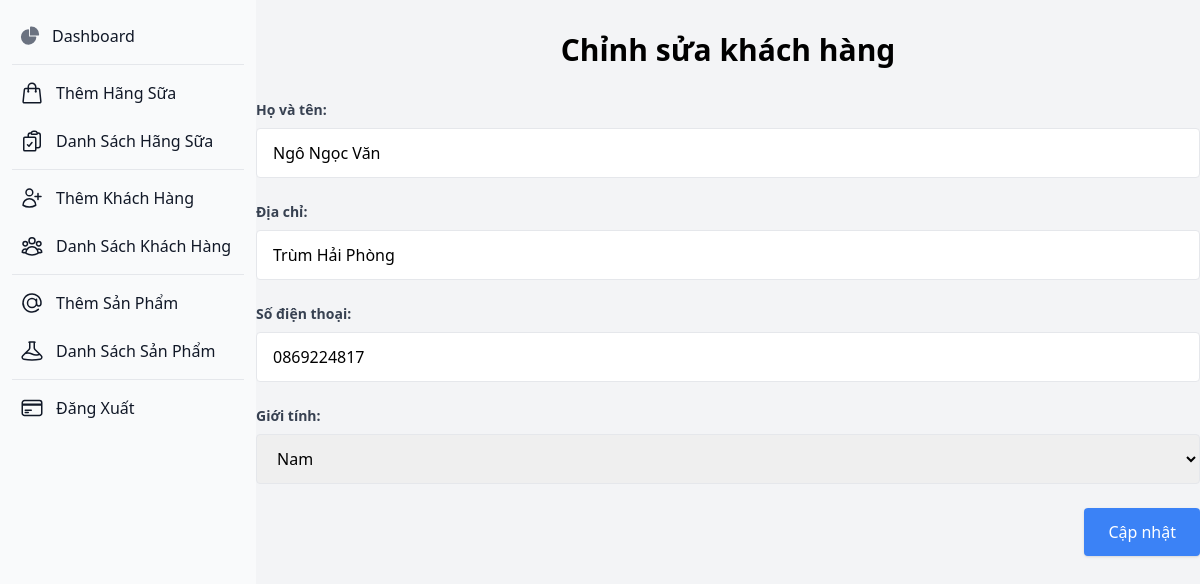
The app's page /admin/dashboard.php?route=updateKhachHang.php&Id=KH005, older data.
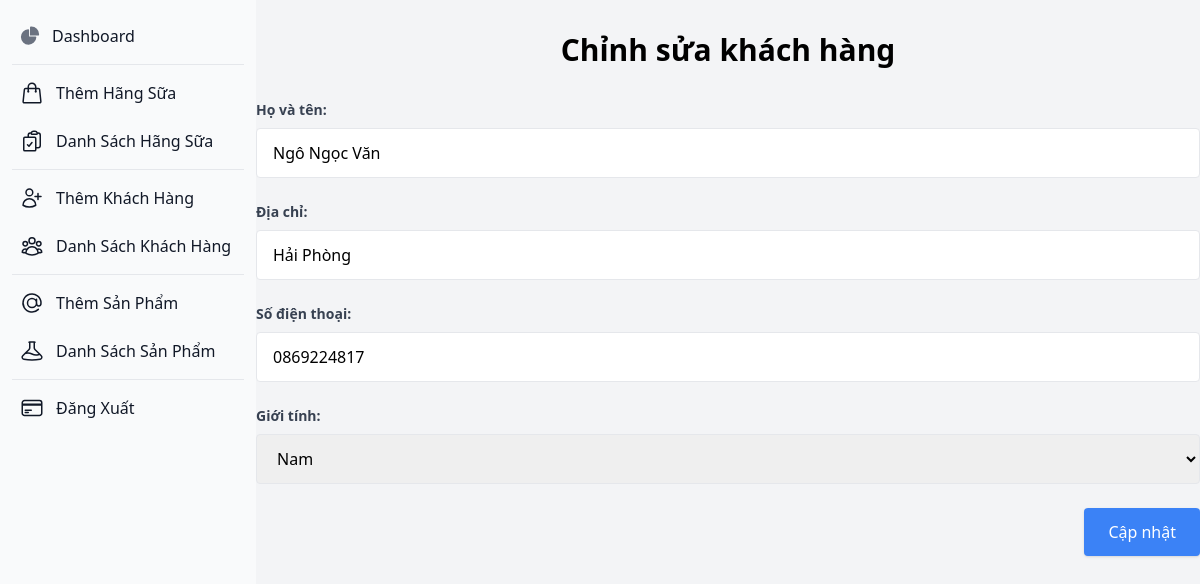
The same page, newer data.
### tables this page shows
CREATE TABLE `customer` (
  `Id` varchar(255) NOT NULL,
  `FullName` varchar(255) DEFAULT NULL,
  `Gender` bit(1) DEFAULT NULL,
  `Address` varchar(255) DEFAULT NULL,
  `PhoneNumber` varchar(255) DEFAULT NULL
);

### admin/updateKhachHang.php (the view, shortened to what this page needs)
<?php
include '../connect.php';
if (isset($_GET['Id'])) {
    $Id = $_GET['Id'];
    $query = "SELECT * FROM Customer WHERE Id = ?";
    $stmt = $conn->prepare($query);
    $stmt->bind_param("s", $Id);
    $stmt->execute();
    $result = $stmt->get_result();
    $customer = $result->fetch_assoc();
}
?>
<!DOCTYPE html>
<html lang="en">
<head>
    <script src="https://cdn.tailwindcss.com"></script>
</head>
<body class="bg-gray-100 py-12">
    <div class="container mx-auto mt-8 max-w-6xl rounded-lg">
        <h2 class="text-3xl font-bold text-center mb-8">Chỉnh sửa khách hàng</h2>
        <form method="POST" action="updateKhachHang.php">
            <div class="mb-6">
                <label class="block text-gray-700 text-sm font-bold mb-2">Họ và tên:</label>
                <input type="text" name="FullName" value="<?php echo $customer['FullName']; ?>"
                    class="w-full px-4 py-3 border rounded focus:outline-none focus:border-blue-500">
            </div>
            <div class="mb-6">
                <label class="block text-gray-700 text-sm font-bold mb-2">Địa chỉ:</label>
                <input type="text" name="Address" value="<?php echo $customer['Address']; ?>"
                    class="w-full px-4 py-3 border rounded focus:outline-none focus:border-blue-500">
            </div>
            <div class="mb-6">
                <label class="block text-gray-700 text-sm font-bold mb-2">Số điện thoại:</label>
                <input type="text" name="PhoneNumber" value="<?php echo $customer['PhoneNumber']; ?>"
                    class="w-full px-4 py-3 border rounded focus:outline-none focus:border-blue-500">
            </div>
            <div class="mb-6">
                <label class="block text-gray-700 text-sm font-bold mb-2">Giới tính:</label>
                <select name="Gender" class="w-full px-4 py-3 border rounded focus:outline-none focus:border-blue-500">
                    <option value="Nam" <?php echo $customer['Gender'] == 1 ? 'selected' : ''; ?>>Nam</option>
                </select>
            </div>
            <div class="flex justify-end gap-4">
                <button type="submit"
                    class="bg-blue-500 text-white px-6 py-3 rounded shadow hover:bg-blue-600 transition duration-300">
                    Cập nhật
                </button>
            </div>
        </form>
    </div>
</body>
</html>

Row changes from the older to the newer data that the page shows:
changed customer "Ngô Ngọc Văn": Address "Trùm Hải Phòng" → "Hải Phòng"
